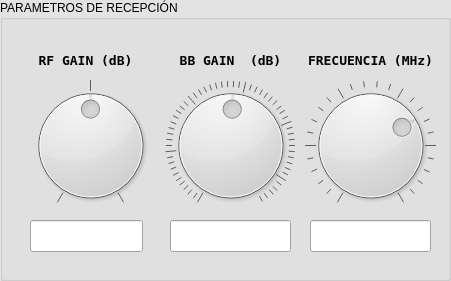
   <widget class="QGroupBox" name="groupBox_3">
    <property name="geometry">
     <rect>
      <x>20</x>
      <y>360</y>
      <width>451</width>
      <height>281</height>
     </rect>
    </property>
    <property name="palette">
     <palette>
      <active>
       <colorrole role="WindowText">
        <brush brushstyle="SolidPattern">
         <color alpha="255">
          <red>0</red>
          <green>0</green>
          <blue>0</blue>
         </color>
        </brush>
       </colorrole>
       <colorrole role="Button">
        <brush brushstyle="SolidPattern">
         <color alpha="255">
          <red>227</red>
          <green>227</green>
          <blue>227</blue>
         </color>
        </brush>
       </colorrole>
       <colorrole role="Light">
        <brush brushstyle="SolidPattern">
         <color alpha="255">
          <red>255</red>
          <green>255</green>
          <blue>255</blue>
         </color>
        </brush>
       </colorrole>
       <colorrole role="Midlight">
        <brush brushstyle="SolidPattern">
         <color alpha="255">
          <red>241</red>
          <green>241</green>
          <blue>241</blue>
         </color>
        </brush>
       </colorrole>
       <colorrole role="Dark">
        <brush brushstyle="SolidPattern">
         <color alpha="255">
          <red>113</red>
          <green>113</green>
          <blue>113</blue>
         </color>
        </brush>
       </colorrole>
       <colorrole role="Mid">
        <brush brushstyle="SolidPattern">
         <color alpha="255">
          <red>151</red>
          <green>151</green>
          <blue>151</blue>
         </color>
        </brush>
       </colorrole>
       <colorrole role="Text">
        <brush brushstyle="SolidPattern">
         <color alpha="255">
          <red>0</red>
          <green>0</green>
          <blue>0</blue>
         </color>
        </brush>
       </colorrole>
       <colorrole role="BrightText">
        <brush brushstyle="SolidPattern">
         <color alpha="255">
          <red>255</red>
          <green>255</green>
          <blue>255</blue>
         </color>
        </brush>
       </colorrole>
       <colorrole role="ButtonText">
        <brush brushstyle="SolidPattern">
         <color alpha="255">
          <red>0</red>
          <green>0</green>
          <blue>0</blue>
         </color>
        </brush>
       </colorrole>
       <colorrole role="Base">
        <brush brushstyle="SolidPattern">
         <color alpha="255">
          <red>255</red>
          <green>255</green>
          <blue>255</blue>
         </color>
        </brush>
       </colorrole>
       <colorrole role="Window">
        <brush brushstyle="SolidPattern">
         <color alpha="255">
          <red>227</red>
          <green>227</green>
          <blue>227</blue>
         </color>
        </brush>
       </colorrole>
       <colorrole role="Shadow">
        <brush brushstyle="SolidPattern">
         <color alpha="255">
          <red>0</red>
          <green>0</green>
          <blue>0</blue>
         </color>
        </brush>
       </colorrole>
       <colorrole role="AlternateBase">
        <brush brushstyle="SolidPattern">
         <color alpha="255">
          <red>241</red>
          <green>241</green>
          <blue>241</blue>
         </color>
        </brush>
       </colorrole>
       <colorrole role="ToolTipBase">
        <brush brushstyle="SolidPattern">
         <color alpha="255">
          <red>255</red>
          <green>255</green>
          <blue>220</blue>
         </color>
        </brush>
       </colorrole>
       <colorrole role="ToolTipText">
        <brush brushstyle="SolidPattern">
         <color alpha="255">
          <red>0</red>
          <green>0</green>
          <blue>0</blue>
         </color>
        </brush>
       </colorrole>
      </active>
      <inactive>
       <colorrole role="WindowText">
        <brush brushstyle="SolidPattern">
         <color alpha="255">
          <red>0</red>
          <green>0</green>
          <blue>0</blue>
         </color>
        </brush>
       </colorrole>
       <colorrole role="Button">
        <brush brushstyle="SolidPattern">
         <color alpha="255">
          <red>227</red>
          <green>227</green>
          <blue>227</blue>
         </color>
        </brush>
       </colorrole>
       <colorrole role="Light">
        <brush brushstyle="SolidPattern">
         <color alpha="255">
          <red>255</red>
          <green>255</green>
          <blue>255</blue>
         </color>
        </brush>
       </colorrole>
       <colorrole role="Midlight">
        <brush brushstyle="SolidPattern">
         <color alpha="255">
          <red>241</red>
          <green>241</green>
          <blue>241</blue>
         </color>
        </brush>
       </colorrole>
       <colorrole role="Dark">
        <brush brushstyle="SolidPattern">
         <color alpha="255">
          <red>113</red>
          <green>113</green>
          <blue>113</blue>
         </color>
        </brush>
       </colorrole>
       <colorrole role="Mid">
        <brush brushstyle="SolidPattern">
         <color alpha="255">
          <red>151</red>
          <green>151</green>
          <blue>151</blue>
         </color>
        </brush>
       </colorrole>
       <colorrole role="Text">
        <brush brushstyle="SolidPattern">
         <color alpha="255">
          <red>0</red>
          <green>0</green>
          <blue>0</blue>
         </color>
        </brush>
       </colorrole>
       <colorrole role="BrightText">
        <brush brushstyle="SolidPattern">
         <color alpha="255">
          <red>255</red>
          <green>255</green>
          <blue>255</blue>
         </color>
        </brush>
       </colorrole>
       <colorrole role="ButtonText">
        <brush brushstyle="SolidPattern">
         <color alpha="255">
          <red>0</red>
          <green>0</green>
          <blue>0</blue>
         </color>
        </brush>
       </colorrole>
       <colorrole role="Base">
        <brush brushstyle="SolidPattern">
         <color alpha="255">
          <red>255</red>
          <green>255</green>
          <blue>255</blue>
         </color>
        </brush>
       </colorrole>
       <colorrole role="Window">
        <brush brushstyle="SolidPattern">
         <color alpha="255">
          <red>227</red>
          <green>227</green>
          <blue>227</blue>
         </color>
        </brush>
       </colorrole>
       <colorrole role="Shadow">
        <brush brushstyle="SolidPattern">
         <color alpha="255">
          <red>0</red>
          <green>0</green>
          <blue>0</blue>
         </color>
        </brush>
       </colorrole>
       <colorrole role="AlternateBase">
        <brush brushstyle="SolidPattern">
         <color alpha="255">
          <red>241</red>
          <green>241</green>
          <blue>241</blue>
         </color>
        </brush>
       </colorrole>
       <colorrole role="ToolTipBase">
        <brush brushstyle="SolidPattern">
         <color alpha="255">
          <red>255</red>
          <green>255</green>
          <blue>220</blue>
         </color>
        </brush>
       </colorrole>
       <colorrole role="ToolTipText">
        <brush brushstyle="SolidPattern">
         <color alpha="255">
          <red>0</red>
          <green>0</green>
          <blue>0</blue>
         </color>
        </brush>
       </colorrole>
      </inactive>
      <disabled>
       <colorrole role="WindowText">
        <brush brushstyle="SolidPattern">
         <color alpha="255">
          <red>113</red>
          <green>113</green>
          <blue>113</blue>
         </color>
        </brush>
       </colorrole>
       <colorrole role="Button">
        <brush brushstyle="SolidPattern">
         <color alpha="255">
          <red>227</red>
          <green>227</green>
          <blue>227</blue>
         </color>
        </brush>
       </colorrole>
       <colorrole role="Light">
        <brush brushstyle="SolidPattern">
         <color alpha="255">
          <red>255</red>
          <green>255</green>
          <blue>255</blue>
         </color>
        </brush>
       </colorrole>
       <colorrole role="Midlight">
        <brush brushstyle="SolidPattern">
         <color alpha="255">
          <red>241</red>
          <green>241</green>
          <blue>241</blue>
         </color>
        </brush>
       </colorrole>
       <colorrole role="Dark">
        <brush brushstyle="SolidPattern">
         <color alpha="255">
          <red>113</red>
          <green>113</green>
          <blue>113</blue>
         </color>
        </brush>
       </colorrole>
       <colorrole role="Mid">
        <brush brushstyle="SolidPattern">
         <color alpha="255">
          <red>151</red>
          <green>151</green>
          <blue>151</blue>
         </color>
        </brush>
       </colorrole>
       <colorrole role="Text">
        <brush brushstyle="SolidPattern">
         <color alpha="255">
          <red>113</red>
          <green>113</green>
          <blue>113</blue>
         </color>
        </brush>
       </colorrole>
       <colorrole role="BrightText">
        <brush brushstyle="SolidPattern">
         <color alpha="255">
          <red>255</red>
          <green>255</green>
          <blue>255</blue>
         </color>
        </brush>
       </colorrole>
       <colorrole role="ButtonText">
        <brush brushstyle="SolidPattern">
         <color alpha="255">
          <red>113</red>
          <green>113</green>
          <blue>113</blue>
         </color>
        </brush>
       </colorrole>
       <colorrole role="Base">
        <brush brushstyle="SolidPattern">
         <color alpha="255">
          <red>227</red>
          <green>227</green>
          <blue>227</blue>
         </color>
        </brush>
       </colorrole>
       <colorrole role="Window">
        <brush brushstyle="SolidPattern">
         <color alpha="255">
          <red>227</red>
          <green>227</green>
          <blue>227</blue>
         </color>
        </brush>
       </colorrole>
       <colorrole role="Shadow">
        <brush brushstyle="SolidPattern">
         <color alpha="255">
          <red>0</red>
          <green>0</green>
          <blue>0</blue>
         </color>
        </brush>
       </colorrole>
       <colorrole role="AlternateBase">
        <brush brushstyle="SolidPattern">
         <color alpha="255">
          <red>227</red>
          <green>227</green>
          <blue>227</blue>
         </color>
        </brush>
       </colorrole>
       <colorrole role="ToolTipBase">
        <brush brushstyle="SolidPattern">
         <color alpha="255">
          <red>255</red>
          <green>255</green>
          <blue>220</blue>
         </color>
        </brush>
       </colorrole>
       <colorrole role="ToolTipText">
        <brush brushstyle="SolidPattern">
         <color alpha="255">
          <red>0</red>
          <green>0</green>
          <blue>0</blue>
         </color>
        </brush>
       </colorrole>
      </disabled>
     </palette>
    </property>
    <property name="layoutDirection">
     <enum>Qt::LeftToRight</enum>
    </property>
    <property name="autoFillBackground">
     <bool>true</bool>
    </property>
    <property name="title">
     <string>PARAMETROS DE RECEPCIÓN</string>
    </property>
    <widget class="QLabel" name="label_12">
     <property name="geometry">
      <rect>
       <x>300</x>
       <y>40</y>
       <width>141</width>
       <height>41</height>
      </rect>
     </property>
     <property name="font">
      <font>
       <family>Bitstream Vera Sans Mono</family>
       <pointsize>10</pointsize>
       <weight>75</weight>
       <bold>true</bold>
      </font>
     </property>
     <property name="text">
      <string>FRECUENCIA (MHz)</string>
     </property>
     <property name="alignment">
      <set>Qt::AlignCenter</set>
     </property>
    </widget>
    <widget class="QLineEdit" name="rx_bb_gain_value">
     <property name="geometry">
      <rect>
       <x>170</x>
       <y>220</y>
       <width>121</width>
       <height>32</height>
      </rect>
     </property>
    </widget>
    <widget class="QDial" name="rx_bb_gain">
     <property name="geometry">
      <rect>
       <x>160</x>
       <y>80</y>
       <width>141</width>
       <height>131</height>
      </rect>
     </property>
     <property name="minimum">
      <number>5</number>
     </property>
     <property name="maximum">
      <number>60</number>
     </property>
     <property name="pageStep">
      <number>10</number>
     </property>
     <property name="value">
      <number>33</number>
     </property>
     <property name="tracking">
      <bool>true</bool>
     </property>
     <property name="orientation">
      <enum>Qt::Horizontal</enum>
     </property>
     <property name="invertedAppearance">
      <bool>false</bool>
     </property>
     <property name="invertedControls">
      <bool>false</bool>
     </property>
     <property name="wrapping">
      <bool>false</bool>
     </property>
     <property name="notchTarget">
      <double>1.000000000000000</double>
     </property>
     <property name="notchesVisible">
      <bool>true</bool>
     </property>
    </widget>
    <widget class="QLineEdit" name="rx_freq_value">
     <property name="geometry">
      <rect>
       <x>310</x>
       <y>220</y>
       <width>121</width>
       <height>32</height>
      </rect>
     </property>
    </widget>
    <widget class="QLabel" name="label_5">
     <property name="geometry">
      <rect>
       <x>20</x>
       <y>40</y>
       <width>131</width>
       <height>41</height>
      </rect>
     </property>
     <property name="font">
      <font>
       <family>Bitstream Vera Sans Mono</family>
       <pointsize>10</pointsize>
       <weight>75</weight>
       <bold>true</bold>
      </font>
     </property>
     <property name="text">
      <string>RF GAIN (dB)</string>
     </property>
     <property name="alignment">
      <set>Qt::AlignCenter</set>
     </property>
    </widget>
    <widget class="QLabel" name="label_7">
     <property name="geometry">
      <rect>
       <x>160</x>
       <y>40</y>
       <width>141</width>
       <height>41</height>
      </rect>
     </property>
     <property name="font">
      <font>
       <family>Bitstream Vera Sans Mono</family>
       <pointsize>10</pointsize>
       <weight>75</weight>
       <bold>true</bold>
      </font>
     </property>
     <property name="text">
      <string>BB GAIN  (dB)</string>
     </property>
     <property name="alignment">
      <set>Qt::AlignCenter</set>
     </property>
    </widget>
    <widget class="QDial" name="rx_freq">
     <property name="geometry">
      <rect>
       <x>300</x>
       <y>80</y>
       <width>141</width>
       <height>131</height>
      </rect>
     </property>
     <property name="minimum">
      <number>400</number>
     </property>
     <property name="maximum">
      <number>500</number>
     </property>
     <property name="value">
      <number>470</number>
     </property>
     <property name="tracking">
      <bool>true</bool>
     </property>
     <property name="orientation">
      <enum>Qt::Horizontal</enum>
     </property>
     <property name="invertedAppearance">
      <bool>false</bool>
     </property>
     <property name="invertedControls">
      <bool>false</bool>
     </property>
     <property name="wrapping">
      <bool>false</bool>
     </property>
     <property name="notchesVisible">
      <bool>true</bool>
     </property>
    </widget>
    <widget class="QDial" name="rx_rf_gain">
     <property name="geometry">
      <rect>
       <x>20</x>
       <y>80</y>
       <width>141</width>
       <height>131</height>
      </rect>
     </property>
     <property name="maximum">
      <number>6</number>
     </property>
     <property name="singleStep">
      <number>3</number>
     </property>
     <property name="pageStep">
      <number>3</number>
     </property>
     <property name="value">
      <number>3</number>
     </property>
     <property name="tracking">
      <bool>true</bool>
     </property>
     <property name="orientation">
      <enum>Qt::Horizontal</enum>
     </property>
     <property name="invertedAppearance">
      <bool>false</bool>
     </property>
     <property name="invertedControls">
      <bool>false</bool>
     </property>
     <property name="wrapping">
      <bool>false</bool>
     </property>
     <property name="notchesVisible">
      <bool>true</bool>
     </property>
    </widget>
    <widget class="QLineEdit" name="rx_rf_gain_value">
     <property name="geometry">
      <rect>
       <x>30</x>
       <y>220</y>
       <width>113</width>
       <height>32</height>
      </rect>
     </property>
    </widget>
   </widget>
